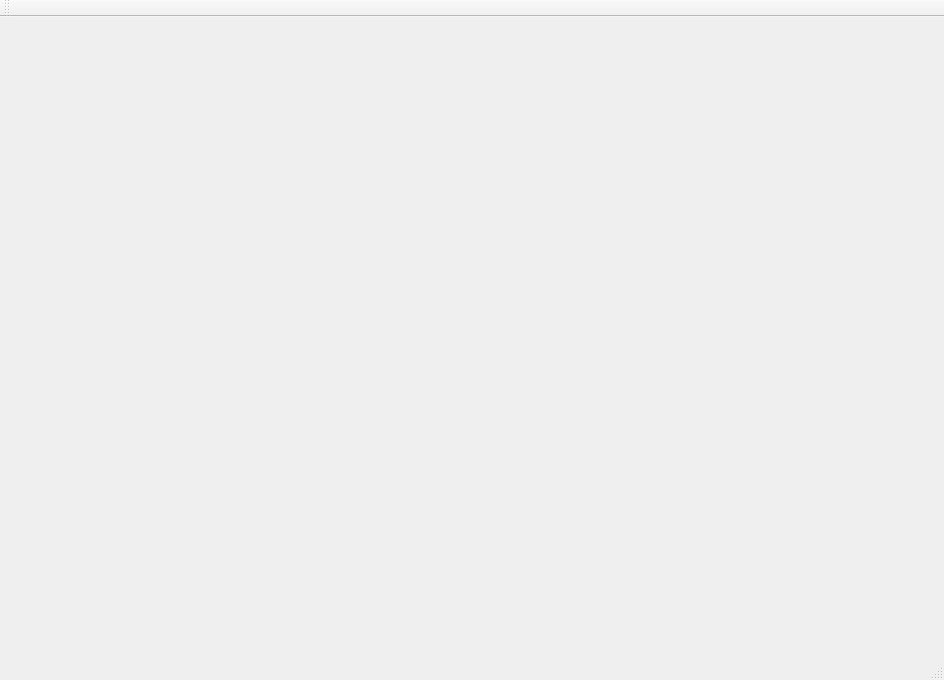
<?xml version="1.0" encoding="UTF-8"?>
<ui version="4.0">
 <class>genderclassification</class>
 <widget class="QMainWindow" name="genderclassification">
  <property name="geometry">
   <rect>
    <x>0</x>
    <y>0</y>
    <width>944</width>
    <height>680</height>
   </rect>
  </property>
  <property name="windowTitle">
   <string>Gender_Classification</string>
  </property>
  <widget class="QWidget" name="centralWidget">
   <property name="maximumSize">
    <size>
     <width>1000</width>
     <height>1000</height>
    </size>
   </property>
  </widget>
  <widget class="QMenuBar" name="menuBar">
   <property name="geometry">
    <rect>
     <x>0</x>
     <y>0</y>
     <width>944</width>
     <height>26</height>
    </rect>
   </property>
  </widget>
  <widget class="QToolBar" name="mainToolBar">
   <attribute name="toolBarArea">
    <enum>TopToolBarArea</enum>
   </attribute>
   <attribute name="toolBarBreak">
    <bool>false</bool>
   </attribute>
  </widget>
  <widget class="QStatusBar" name="statusBar"/>
 </widget>
 <layoutdefault spacing="6" margin="11"/>
 <resources>
  <include location="gender_classification.qrc"/>
 </resources>
 <connections/>
</ui>
